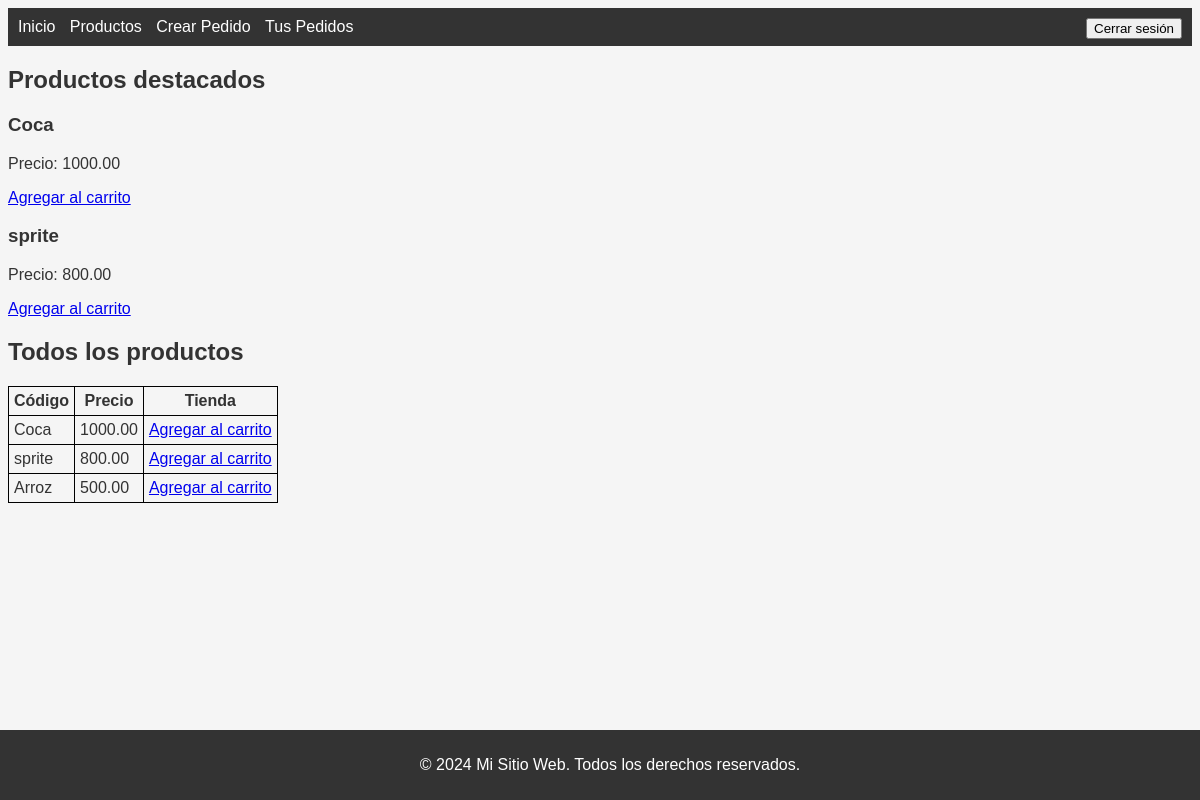
/ (signed in), run on an earlier commit of the app's database.
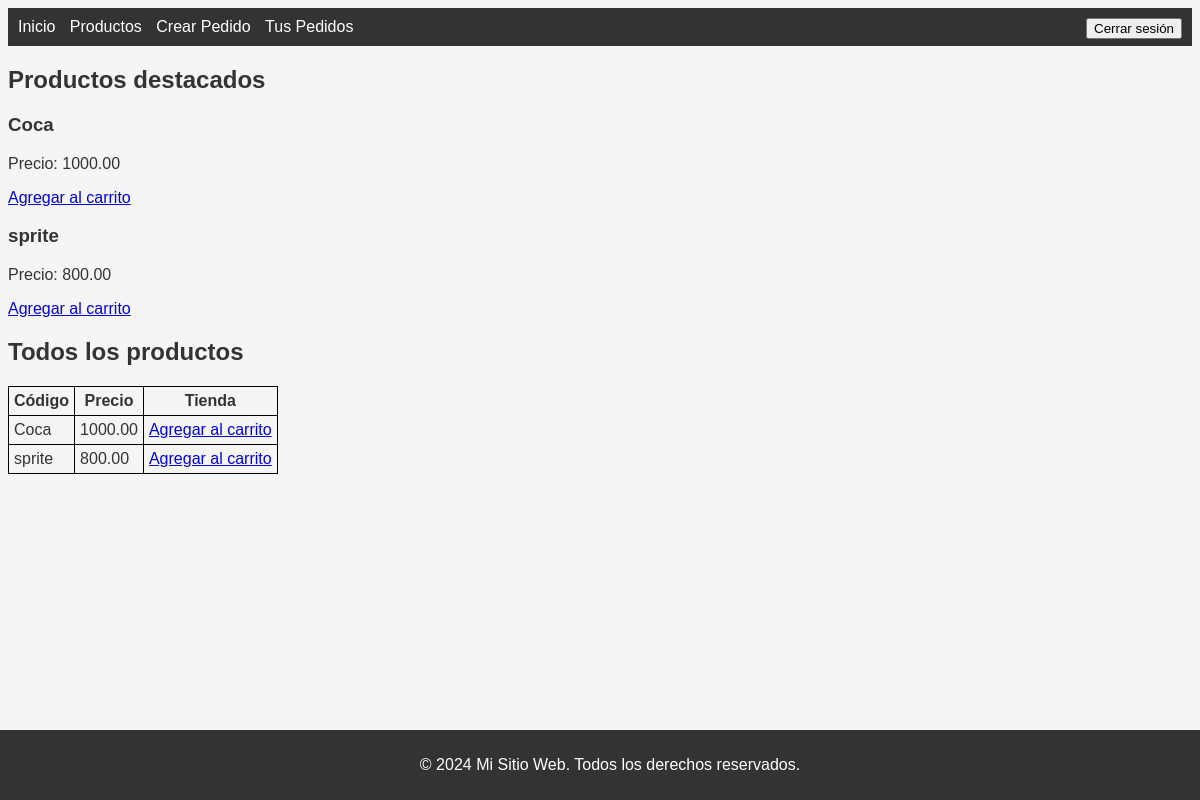
And on a later commit of the database.
### main/models.py (models this page shows, shortened)
class Producto(models.Model):
    id = models.AutoField(primary_key=True)
    codigo = models.CharField(max_length=100, unique=True)
    descripcion = models.TextField()
    precio = models.DecimalField(max_digits=10, decimal_places=2)

### main/views.py (the view)
# urls.py: 2. Add a URL to urlpatterns:  path('', views.home, name='home')
@login_required(login_url='login')
def home(request):
    productos = Producto.objects.all()
    serializer = ProductoSerializer(productos, many=True)
    return render(request, 'index.html', {'productos': serializer.data})

### main/templates/index.html (shortened to what this page needs)
{% extends 'base.html' %}
{% block content %}
    <section class="destacados">
        <h2>Productos destacados</h2>
        <div class="productos">
            {% for producto in productos|slice:":2" %}
            <div class="producto">
                <h3>{{ producto.codigo }}</h3>
                <p>Precio: {{ producto.precio }}</p>
                <a href="{% url 'pedido' %}">Agregar al carrito</a>
            </div>
            {% endfor %}
        </div>
        </div>
    <section class="productos">
        <h2>Todos los productos</h2>
        <table class="productos">
            <tr>
                <th>Código</th>
                <th>Precio</th>
                <th>Tienda</th>
            </tr>
            {% for producto in productos %}
            <tr>
                <td>{{ producto.codigo }}</td>
                <td>{{ producto.precio }}</td>
                <td><a href="{% url 'pedido' %}">Agregar al carrito</a></td>
            </tr>
            {% endfor %}
        </table>
    </section>
{% endblock %}

What changed in the data, as far as the page shows it:
removed Producto: codigo "Arroz"
Also different on the page:
list line gone: "500.00 Agregar al carrito"
